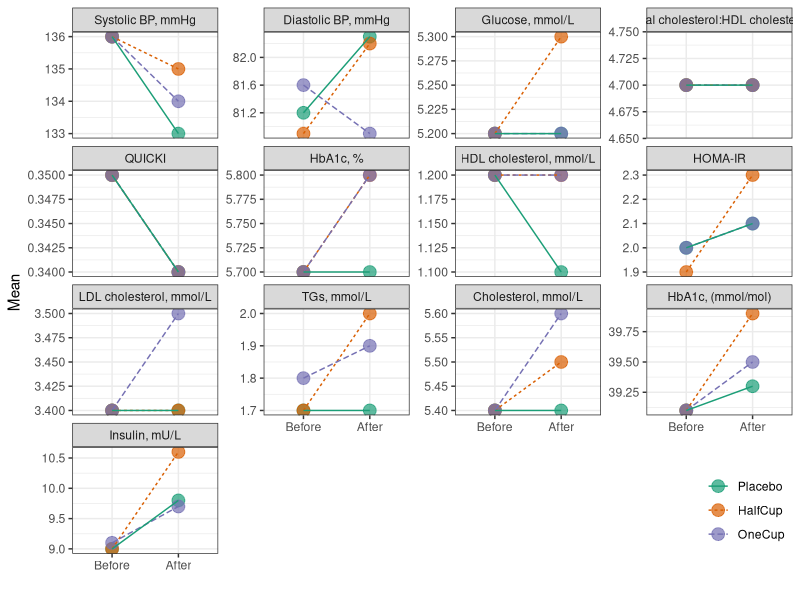
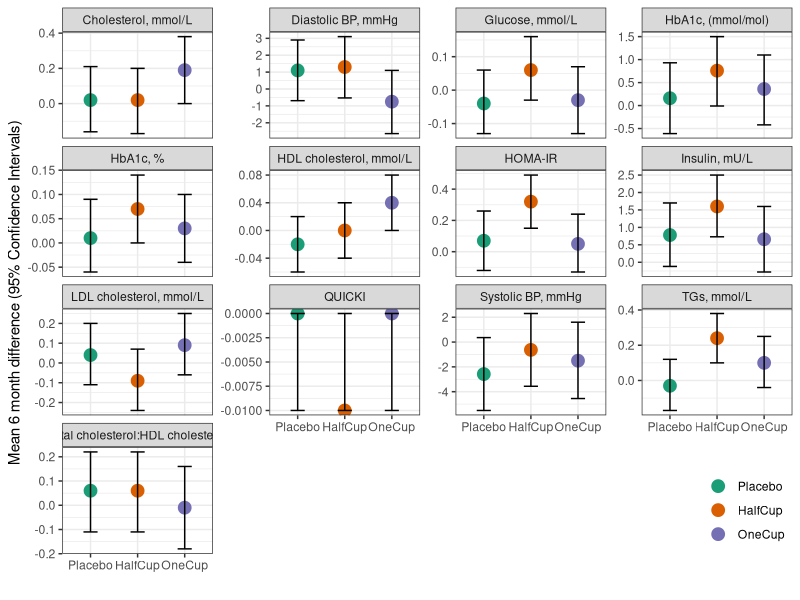

Write R code to recreate these figures, in order.
## ---- chunk 1
library(tidyverse)
## ---- chunk 2

# tried tabulizer package, extract_tables and extract_areas 
# returned mostly garbage, possibly because the table is rotated in the pdf
# dat <- extract_areas("HW3/Curtis_etal_2019.pdf", pages = 6, method = "stream")

# resorted to copying table from web and saving as a txt file

# tried to read in existing column names as character vectors
# ##first header
#  (dat1 <- read_tsv("blueberries.txt", n_max=0)
#   %>% names()
#  )
# ##second  header
#  (dat2 <- read_tsv("blueberries.txt", skip=1, n_max=0)
#   %>% names()
#  )
#
# for second header, had trailing "...#" after each column name even though
# there was no trailing characters in the txt file
# couldn't find any solutions


# decided to manually type out column names
# data groupings
treat_time <- read.table(header = TRUE, text="
Treatment Time
Placebo Before
HalfCup After
OneCup Diff
")

# expand data groupings, order, and combine
treat_time2 <- (treat_time 
  %>% expand(Treatment, Time) # get all combinations of Treatment and Time
  %>% arrange(match(Time, c("Before", "After", "Diff"))) # custom order Time to match data set
  %>% arrange(match(Treatment, c("Placebo", "HalfCup", "OneCup" ))) # custom order Treatment to match data set
  %>% unite("Treatment.Time", 1:2, sep = ".",) # combine Treatment and Time variables
)

# add additional column names, and transpose
cnames <- c("Parameter", t(treat_time2), "P") 

# read in txt file
dat <- (read_tsv("blueberries.txt"
                 , skip = 2
                 , col_names = cnames # name columns with cnames
                 )
  # pivot longer all columns with confidence intervals
  %>% pivot_longer(cols = -c("Parameter","P") , names_to = "Treatment.Time", values_to = "val")
  # move second set of data values for HbA1c into new rows
  %>% separate_rows(val, sep = "\\;") 
  %>% mutate(Parameter = case_when(startsWith(val, " [") ~ "HbA1c, (mmol/mol)"# rename parameter values for both HbA1c values
                                   , str_detect(Parameter, "%") ~ "HbA1c, %"
                                   , TRUE ~ Parameter)
             , val = str_replace_all(val, "\\[|\\]", ""), # remove square brackets
             , val = str_trim(val, side = "left") # remove leading spaces
             ) 
  # separate confidence intervals out
  %>% separate(val, into = c("Mean", "L_CI", "U_CI"), sep = "\\(|\\,")
  %>% mutate(U_CI = as.numeric(str_remove(U_CI, "\\)[:print:]*$")) # remove trailing brackets and characters, convert to numeric
             , Mean = as.numeric(str_replace(Mean, "–", "-")) # replace en dash with minus, convert to numeric
             , L_CI = as.numeric(str_replace(L_CI, "–", "-")) # replace en dash with minus, convert to numeric
             ) 
   # separate treatment and time out
  %>% separate(Treatment.Time, into = c("Treatment", "Time"), sep = "\\.")
)

# data with time difference removed
dat2 <- (dat
        %>% filter(Time != "Diff")
  
)

# data with parameter names ordered by mean time difference for the one cup treatment group
dat3<- (dat
        %>% filter(Time == "Diff", Treatment == "OneCup")
        %>% arrange(Mean)
        %>% distinct(Parameter)
)

#data with only mean time difference data
dat4 <- (dat
         %>% filter(Time == "Diff")
)

## ---- chunk 3
dat2 <- (dat2
	%>% mutate(tf =  factor(Treatment, levels = c("Placebo", "HalfCup", "OneCup")))
)

gg1 <- (ggplot(dat2, aes(y = Mean, x = factor(Time, levels = c("Before", "After")), 
                       colour=tf))
      + geom_point(aes(group = Treatment), size=4, alpha=0.7)
      + geom_line(aes(group = Treatment, linetype=tf))
      + facet_grid(cols = vars(factor(Parameter, 
                                      levels = t(dat3))))# use ordering from dat3
      + facet_wrap(~ factor(Parameter, 
                            levels = t(dat3)),# use ordering from dat3
                   nrow=4, 
                   scales="free_y") # individual y scales
      + theme_bw()
      + theme(legend.position = c(1,0),
              legend.justification = c(1, 0), 
              legend.title = element_blank())
      + scale_color_brewer(palette = "Dark2")
      + labs(x = "")
      )

print(gg1)

## ---- chunk 4
gg2 <- (ggplot(dat4, aes(y = Mean, x = factor(Treatment, levels = c("Placebo", "HalfCup", "OneCup"))))
      + geom_point(aes(group = Treatment,
                       colour = factor(Treatment, levels = c("Placebo", "HalfCup", "OneCup"))), 
                   size=4
                   )
      + geom_errorbar(aes(ymin=L_CI, ymax=U_CI), width=0.3) # Use CI for error bars
      + facet_grid(cols = vars(factor(Parameter)))
      + facet_wrap(~ factor(Parameter), nrow=4, scales="free_y")
      + theme_bw()
      + theme(legend.position = c(1,0),
              legend.justification = c(1, 0), 
              legend.title = element_blank())
      + scale_color_brewer(palette = "Dark2")
      + labs(x = "", y="Mean 6 month difference (95% Confidence Intervals)")
      )

print(gg2)

